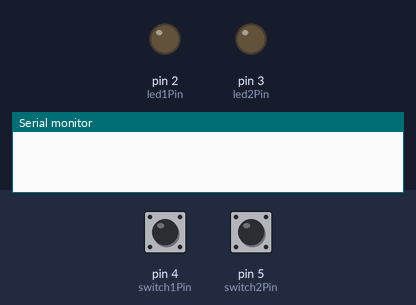
A sketch run on a simulated Arduino Uno, built with avr-gcc and run on an emulated ATmega328P. Shown: output pins drawn as LEDs (lit = HIGH), the last lines printed to the serial monitor. Inputs (shaded band) come from the test bench; at power-on: pin 4 (switch1Pin) HIGH, pin 5 (switch2Pin) HIGH.

Above: at 1.2 s.
1.3 s: pin 4 (switch1Pin) pulled LOW for 0.15 s
At 1.37 s:
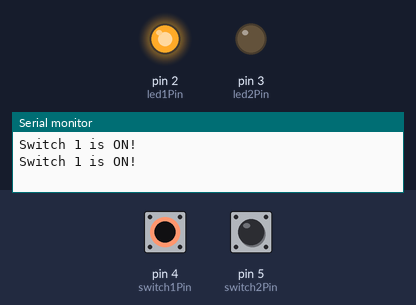
2.9 s: pin 5 (switch2Pin) pulled LOW for 0.15 s
At 2.97 s:
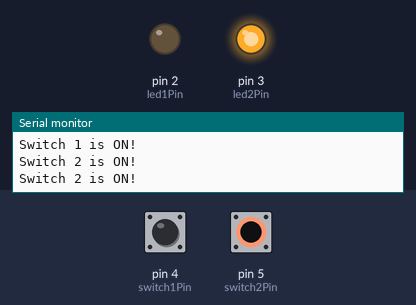
4.5 s: pin 5 (switch2Pin) pulled LOW for 3.2 s
At 8.0 s:
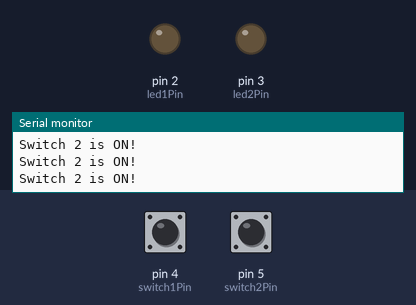
9.2 s: pin 4 (switch1Pin) pulled LOW for 3.2 s
At 10.4 s:
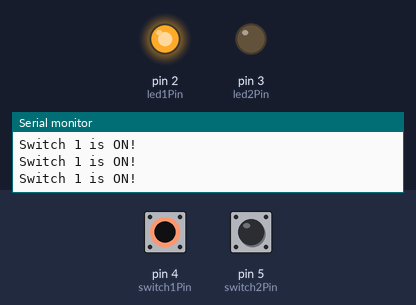
13.9 s: pin 4 (switch1Pin) driven LOW and pin 5 (switch2Pin) driven LOW
At 14.3 s:
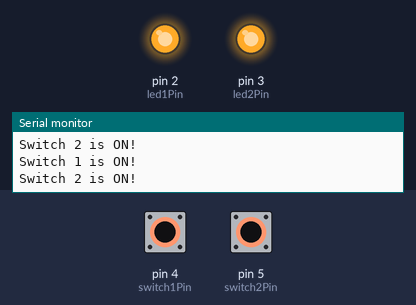
15.4 s: pin 4 (switch1Pin) driven HIGH
At 15.8 s:
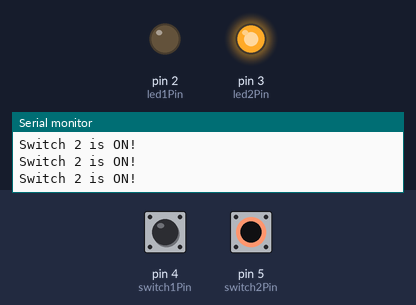
Timing chart, 0 to 18.4 s (numbered marks = the images above; inputs shaded):
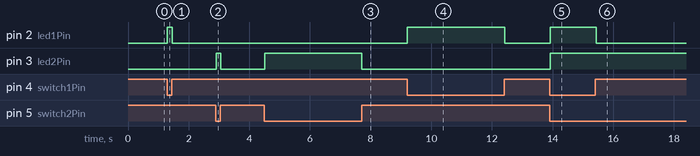

Measured:
- after the input at 1.3 s, pin 2 (led1Pin): LOW → HIGH at once, → LOW 0.15 s later
- after the input at 2.9 s, pin 3 (led2Pin): LOW → HIGH at once, → LOW 0.15 s later
- after the input at 4.5 s, pin 3 (led2Pin): LOW → HIGH at once, → LOW 3.2 s later
- after the input at 9.2 s, pin 2 (led1Pin): LOW → HIGH at once, → LOW 3.2 s later
- after the input at 13.9 s, pin 2 (led1Pin), pin 3 (led2Pin): LOW → HIGH at once
- after the input at 15.4 s, pin 2 (led1Pin): HIGH → LOW at once

The sketch:

led_blinking.ino
```cpp
// Define pin numbers for LEDs and switches
const int led1Pin = 2;
const int led2Pin = 3;
const int switch1Pin = 4;
const int switch2Pin = 5;

void setup() {
  // Initialize serial communication
  Serial.begin(9600);

  // Set LED and switch pins as inputs or outputs
  pinMode(led1Pin, OUTPUT);
  pinMode(led2Pin, OUTPUT);
  pinMode(switch1Pin, INPUT_PULLUP);
  pinMode(switch2Pin, INPUT_PULLUP);
}

void loop() {
  // Read the state of the switches
  int switch1State = digitalRead(switch1Pin);
  int switch2State = digitalRead(switch2Pin);

  // Control LED 1
  if (switch1State == LOW) {
    digitalWrite(led1Pin, HIGH);
    Serial.println("Switch 1 is ON!");
  } else {
    digitalWrite(led1Pin, LOW);
  }

  // Control LED 2
  if (switch2State == LOW) {
    digitalWrite(led2Pin, HIGH);
    Serial.println("Switch 2 is ON!");
  } else {
    digitalWrite(led2Pin, LOW);
  }

  // Add a small delay to debounce the switches
  delay(50);
}
```
